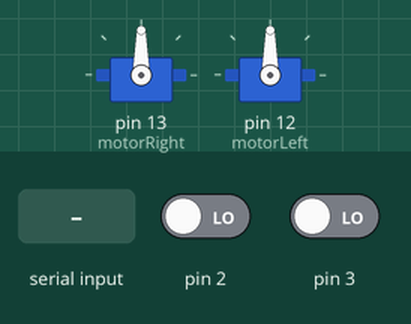
The sketch below on a simulated Arduino Leonardo, built with avr-gcc and run on an emulated ATmega32U4. Shown: 2 × servo. The test bench sets the inputs (shaded band); at power-on: pin 2 LOW, pin 3 LOW.

Above: at 1.2 s.
1.3 s: "F" received over Serial
At 1.7 s:
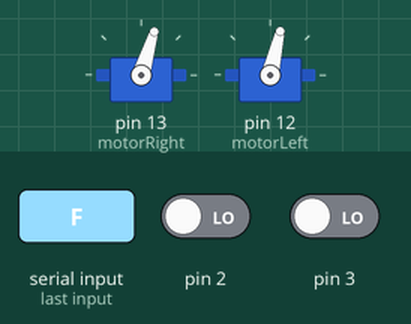
2.8 s: pin 2 driven HIGH
At 4.0 s:
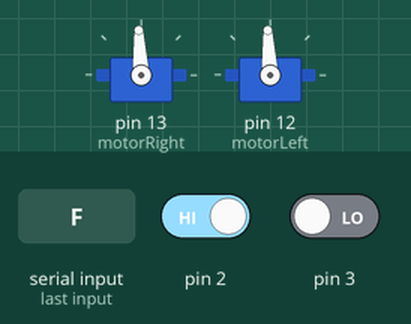
4.3 s: "B" received over Serial
At 5.2 s:
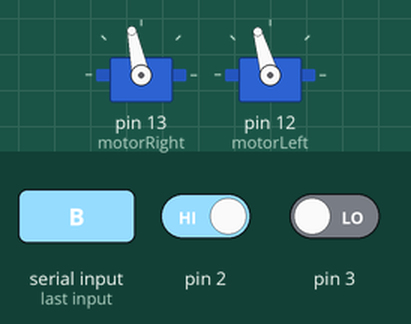
5.8 s: pin 3 driven HIGH
At 6.9 s:
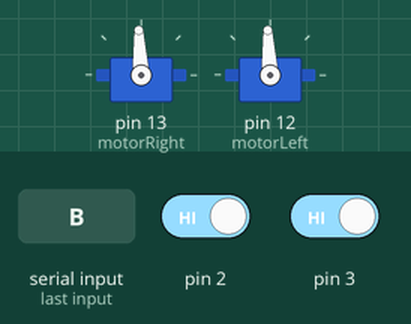
Timing chart, 0 to 8.3 s (numbered marks = the images above; inputs shaded):
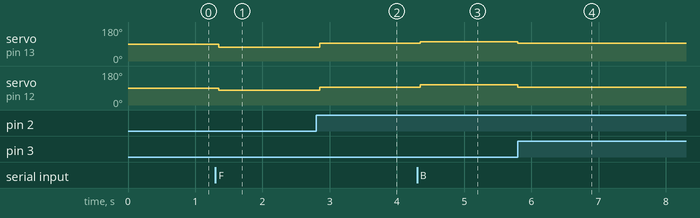

The sketch:

arloMobileControl.ino
```cpp
#include <Servo.h>

// define control scheme: Simple || PID
#define Simple

// Motors
Servo motorRight;
Servo motorLeft;

int data;
long dataAngle;
int cmd;

// Motor Speeds
int speedStop = 1500;
int speedForward = 1300;
int speedBackward = 1600;

// convert voltage to dist
double distK = 0.534507;

// interrupt vars
volatile long encoderCountRight;
volatile long encoderCountLeft;

// 0 is counting up, 1 is checking
volatile byte timerstatel = 0;
volatile byte timerstater = 0;

volatile long prevCountRight;
volatile long prevCountLeft;

volatile double encoderSpeedRight = 0;
volatile double encoderSpeedLeft = 0;

volatile long lasttimeR = 0;
volatile long lasttimeL = 0;

volatile double tR;
volatile double tL;

//when asked for telemetry, we are going to send the 4 sensor readouts and the angular orientation.
//4 bytes for gyroscope data (pitch and roll both as uint16_t)
//sensor data is a uint8_t, and there are 4

int right(long angle) {
  motorRight.writeMicroseconds(speedBackward);
  motorLeft.writeMicroseconds(speedForward);
  delay(angle * 15);
  motorRight.writeMicroseconds(speedStop);
  motorLeft.writeMicroseconds(speedStop);
  cmd = 0;
  return 0;
}

int left(long angle) {
  motorLeft.writeMicroseconds(speedBackward);
  motorRight.writeMicroseconds(speedForward);
  delay(angle * 15);
  motorRight.writeMicroseconds(speedStop);
  motorLeft.writeMicroseconds(speedStop);
  cmd = 0;
  return 0;
}

int forward(long distance) {
  #ifdef PID
    double lerror = 0;
    double rerror = 0;
    double preverrorL = 0;
    double preverrorR = 0;
    double lintegral = 0;
    double rintegral = 0;
    float propk = 1; //1
    float intk = 0.35; //.5
    float derk = 0.25; //0.25
    int speedRight = speedForward ; //was speedForward - 45
    int speedLeft = speedForward;
    double encoderValue = speedForward * (-0.13125) + 190.3125; //desired encoder value
    int count = 0;

    motorRight.writeMicroseconds(speedRight);
    motorLeft.writeMicroseconds(speedLeft);
    Serial.println("DESIRED SPEED");
    Serial.println(encoderValue);
    while (1) {
      if (encoderCountLeft != encoderCountRight) {
        // delay(50); //For some reason this needs to be this long
        delay(50);

        lerror = -(encoderSpeedLeft - encoderValue);

        double lpropterm = lerror * propk;
        double lintterm = lintegral * intk;
        double lderterm = ((lerror - preverrorL) / (50)) * derk;
        double lwriteValue = ((encoderValue + lpropterm + lintterm + lderterm) < 190.3125 ) ? (encoderValue + lpropterm + lintterm + lderterm) : 190.3124;
        motorLeft.writeMicroseconds((lwriteValue - 190.3125) / -0.13125);
        lintegral += lerror;
        preverrorL = lerror;

        rerror = -(encoderSpeedRight - encoderValue);
        double rpropterm = rerror * propk;
        double rintterm = rintegral * intk;
        double rderterm = ((rerror - preverrorR) / (50)) * derk;
        double rwriteValue = ((encoderValue + rpropterm + rintterm + rderterm) < 179.85 ) ? (encoderValue + rpropterm + rintterm + rderterm) : 179.85;
        motorRight.writeMicroseconds((rwriteValue - 179.85) / -0.12403);
        rintegral += rerror;
        preverrorR = rerror;

        if (distK * (double)encoderCountLeft > (double) distance)
          break;
        if (distK * (double)encoderCountRight > (double) distance)
          break;
      }
      else {
        if (distK * (double)encoderCountLeft > (double) distance)
          break;
        if (distK * (double)encoderCountRight > (double) distance)
          break;
      }
    }
    motorRight.writeMicroseconds(speedStop);
    motorLeft.writeMicroseconds(speedStop);
    encoderCountRight = 0;
    encoderCountLeft = 0;
    cmd = 0;
    return 0;
  #endif /*PID*/

  #ifdef Simple
    int error = 0;
    int speedRight = speedForward;
    int speedLeft = speedForward + 37;
    int count = 0;
    motorRight.writeMicroseconds(speedRight);
    motorLeft.writeMicroseconds(speedLeft);
    while (1) {
      if (encoderCountLeft != encoderCountRight) {
        delay(50); //For some reason this needs to be this long
        motorRight.writeMicroseconds(speedRight + (int)((float)error * 10));
        motorLeft.writeMicroseconds(speedLeft - (int)((float)error * 10));
        error = encoderCountLeft - encoderCountRight;
        if (distK * (double)encoderCountLeft > (double) distance)
          break;
        if (distK * (double)encoderCountRight > (double) distance)
          break;
      }
      else {
        if (distK * (double)encoderCountLeft > (double) distance)
          break;
        if (distK * (double)encoderCountRight > (double) distance)
          break;
      }
    }
    motorRight.writeMicroseconds(speedStop);
    motorLeft.writeMicroseconds(speedStop);
    encoderCountRight = 0;
    encoderCountLeft = 0;
    cmd = 0;
    return 0;
  #endif /*Simple*/
}

int backward(long distance) {
  int error = 0;
  int speedRight = speedBackward;
  int speedLeft = speedBackward + 37;
  int count = 0;
  motorRight.writeMicroseconds(speedRight);
  motorLeft.writeMicroseconds(speedLeft);
  while (1) {
    if (encoderCountLeft != encoderCountRight) {
      delay(50); //For some reason this needs to be this long
      motorRight.writeMicroseconds(speedRight + (int)((float)error * 10));
      motorLeft.writeMicroseconds(speedLeft - (int)((float)error * 10));
      error = encoderCountLeft - encoderCountRight;
      if (distK * (double)encoderCountLeft > (double) distance)
        break;
      if (distK * (double)encoderCountRight > (double) distance)
        break;
    }
    else {
      if (distK * (double)encoderCountLeft > (double) distance)
        break;
      if (distK * (double)encoderCountRight > (double) distance)
        break;
    }
  }
  motorRight.writeMicroseconds(speedStop);
  motorLeft.writeMicroseconds(speedStop);
  encoderCountRight = 0;
  encoderCountLeft = 0;
  cmd = 0;
  return 0;
}

void setup () {
  Serial.begin(9600);//for testing purposes we will remove parity //,SERIAL_8E1);
  Serial.setTimeout(50); // this is to make parseInt not so ridiculously slow
  //initialize timers TIMER

  cli(); // disable global interrupts

  TCCR3A = 0; // zero out TCCR3A reg
  TCCR3B = 0; // zero out TCCR3B reg
  // TCCR3A is operating in normal
  // TCCR3B |= (1 << CS32) | (1 << CS30); // set prescaler for timer3 (1024)
  TCCR3B |= (1 << CS32); //set prescaler for timer3 (256)
  TCNT3 = 0;  // initialize count
  TIMSK3 = 0; // zero out interrupt reg
  TCCR4A = 0;
  TCCR4B = 0;
  // TCCR4B |= (1 << CS42) | (1 << CS40);
  TCCR4B |= (1 << CS42);
  TCNT4 = 0;
  TIMSK4 = 0;

  sei(); // enable global interrupts:

  // enable motors
  motorRight.attach(13);
  motorLeft.attach(12);

  // interrupts for encoders
  attachInterrupt(0, encoderHandlerRight, RISING);
  attachInterrupt(1, encoderHandlerLeft, RISING);
}

void loop() {
  data = 0;
  encoderCountRight = 0;
  encoderCountLeft = 0;

  // Check buffer for commands
  while (Serial.available() > 0) {
    cmd = Serial.read();
    data = Serial.parseInt(); //SLOW !!!!!
  }

  // control logic
  switch (cmd) {
    case 'R':
      right(data);
      break;
    case 'L':
      left(data);
      break;
    case 'F':
      forward(data);
      break;
    case 'B':
      backward(data);
      break;
    default:
      break;
  }
}

// ISR for right encoder
void encoderHandlerRight() {

  encoderCountRight++;

  #ifdef PID
    if (timerstater) {
      tR = TCNT3;
      if (tR > (320 * 4)) // cut off for our high frequnecy filter. Chosen somewhat arbitrarily.
        encoderSpeedRight = ((double)(1 / ((double)tR))) * 16000 * 4; //speed in ticks/sec
      //Serial.print("Right speed: ");
      Serial.print(encoderSpeedRight, 20);
      Serial.print("\n");
    }
    else
      TCNT3 = 0;
    timerstater = !timerstater;
  #endif /*PID*/
}

// ISR for left encoder
void encoderHandlerLeft() {

  encoderCountLeft++;

  #ifdef PID
    if (timerstatel) {
      tL = TCNT4;
      if (tL > (320 * 4))
        encoderSpeedLeft = ((double)(1 / ((double)tL))) * 16000 * 4; //speed in ticks/sec
      /*  Serial.print("Left speed: ");
        Serial.print(encoderSpeedLeft, 20);
        Serial.print("\n"); */
    }
    else
      TCNT4 = 0;
    timerstatel = !timerstatel;
  #endif /*PID*/
}
```

Measured:
- after the input at 1.3 s, servo on pin 13 (motorRight): 90° → 73° after 0.05 s; servo on pin 12 (motorLeft): 90° → 77° after 0.05 s
- after the input at 2.8 s, servo on pin 13 (motorRight): 73° → 93° after 0.05 s; servo on pin 12 (motorLeft): 77° → 93° after 0.05 s
- after the input at 4.3 s, servo on pin 13 (motorRight): 93° → 102° after 0.05 s; servo on pin 12 (motorLeft): 93° → 106° after 0.05 s
- after the input at 5.8 s, servo on pin 13 (motorRight): 102° → 93° at once; servo on pin 12 (motorLeft): 106° → 93° at once
